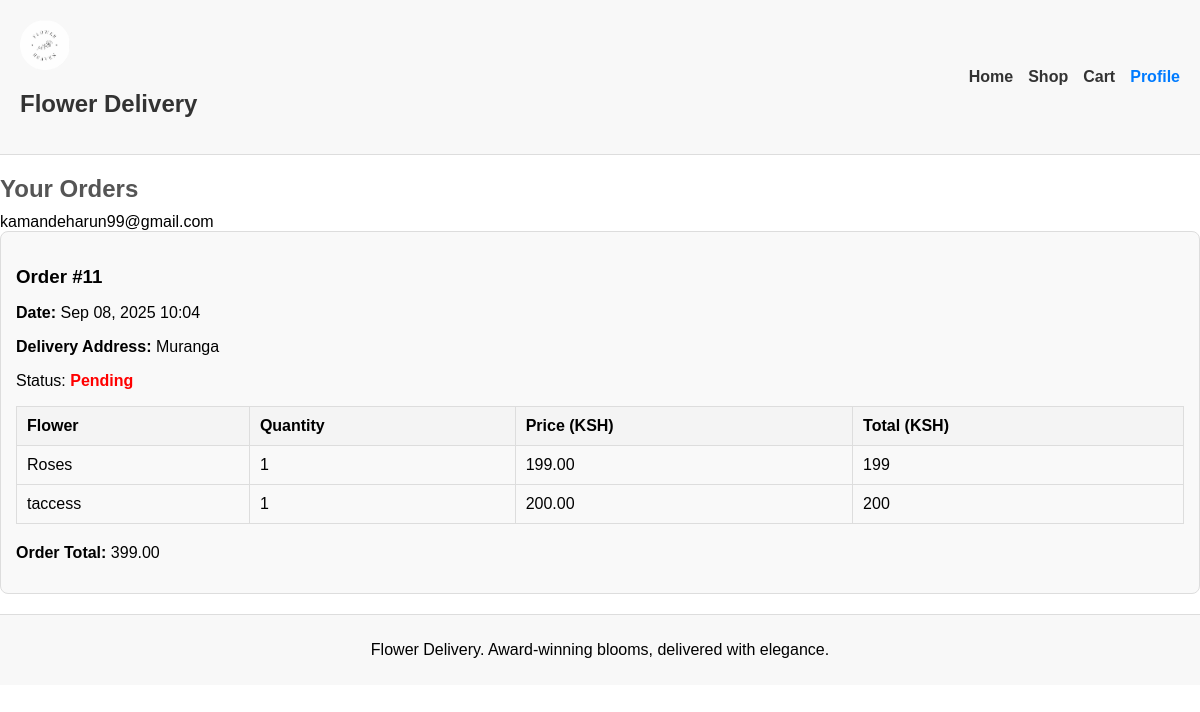
The page /profile/ (signed in) on the database its author committed.
### home/models.py (models this page shows, shortened)
class Users(models.Model):
    date_joined = models.DateTimeField(auto_now_add=True)
    username = models.CharField(max_length=100, unique=False)
    email = models.EmailField(unique=True)
    password = models.CharField(max_length=100)
    profile_photo = models.ImageField(upload_to='profile_photos/', null=True, blank=True)
    user_type = models.CharField(max_length=50 , default='customer')
    def __str__(self):
        return self.username

class Order(models.Model):
    user = models.ForeignKey(Users, on_delete=models.CASCADE, related_name="orders",null=False,default=1)
    date_ordered = models.DateTimeField(auto_now_add=True)
    delivered = models.BooleanField(default=False)
    delivery_address=models.CharField(max_length=255)
    total_price = models.DecimalField(max_digits=10, decimal_places=2, default=0.00,null=False)

class OrderItem(models.Model):
    order=models.ForeignKey(Order, on_delete=models.CASCADE, related_name='items')
    flower=models.ForeignKey(Flower, on_delete=models.CASCADE)
    quantity=models.PositiveIntegerField(default=1)

class Flower(models.Model):
    name=models.CharField(max_length=1000,null=False)
    price=models.DecimalField(max_digits=10, decimal_places=2)
    description=models.TextField(null=True, blank=True)
    image=models.ImageField(upload_to='flowers/', null=True, blank=True)
    remainig=models.IntegerField(default=0)

### home/views.py (the view)
# urls.py: path("profile/", profile, name="profile"),
def profile(request):
    user_id = request.session.get("user_id")
    if not user_id:
        return render(request, "profile.html", {"user": None, "orders": []})
    try:
        user = Users.objects.get(id=user_id)
        orders = (
            user.orders
            .prefetch_related("items__flower")
            .order_by("-date_ordered")
        )
    except Users.DoesNotExist:
        return render(request, "profile.html", {"user": None, "orders": []})
    return render(request, "profile.html", {"user": user, "orders": orders})

### home/templates/profile.html (shortened to what this page needs)
{% load static %}
<!DOCTYPE html>
<html lang="en">
<head>
    <link rel="stylesheet" href="{% static 'css/shoping.css' %}">
</head>
<body>
    <header>
        <div class="logo">
            <img src="{% static 'images/Group-6-modified.png' %}" alt="Flower Delivery Logo">
            <h1>Flower Delivery</h1>
        </div>
        <nav>
            <ul>
                <li><a href="{% url 'home' %}">Home</a></li>
                <li><a href="{% url 'shop' %}">Shop</a></li>
                <li><a href="{% url 'cart' %}">Cart</a></li>
                <li><a href="{% url 'profile' %}" class="active">Profile</a></li>
            </ul>
        </nav>
    </header>
    <section class="profile-container">
        <h2>Your Orders</h2>
        {{ user }}
        {% if orders %}
            {% for order in orders %}
                <div class="order-card">
                    <h3>Order #{{ order.id }}</h3>
                    <p><strong>Date:</strong> {{ order.date_ordered|date:"M d, Y H:i" }}</p>
                    <p><strong>Delivery Address:</strong> {{ order.delivery_address }}</p>
                    <p>Status:
                        {% if order.delivered %}
                            <span class="delivered">Delivered</span>
                        {% else %}
                            <span class="pending">Pending</span>
                        {% endif %}
                    </p>
                    <table>
                        <thead>
                            <tr>
                                <th>Flower</th>
                                <th>Quantity</th>
                                <th>Price (KSH)</th>
                                <th>Total (KSH)</th>
                            </tr>
                        </thead>
                        <tbody>
                            {% for item in order.items.all %}
                                {% widthratio item.flower.price 1 item.quantity as item_total %}
                                <tr>
                                    <td>{{ item.flower.name }}</td>
                                    <td>{{ item.quantity }}</td>
                                    <td>{{ item.flower.price }}</td>
                                    <td>{{ item_total }}</td>
                                </tr>
                            {% endfor %}
                        </tbody>
                    </table>
                    <p><strong>Order Total:</strong> {{ order.total_price }}</p>
                </div>
            {% endfor %}
        {% else %}
            <p>You haven’t placed any orders yet.</p>
        {% endif %}
    </section>
    <footer>
        <p>Flower Delivery. Award-winning blooms, delivered with elegance.</p>
    </footer>
</body>
</html>

### home/static/css/shoping.css (style rules this page uses)
body { font-family: Arial, sans-serif; margin: 0; padding: 0; box-sizing: border-box; }
header { background-color: #f8f8f8; padding: 20px; display: flex; align-items: center; justify-content: space-between; border-bottom: 1px solid #ddd; }
.logo img { height: 50px; margin-right: 10px; }
.logo h1 { font-size: 24px; color: #333; }
nav ul { list-style: none; display: flex; gap: 15px; margin: 0; padding: 0; }
nav ul li a { text-decoration: none; color: #333; font-weight: bold; }
nav ul li a.active { color: #007bff; }
h2 { margin-bottom: 20px; color: #555; }
table { width: 100%; border-collapse: collapse; margin-bottom: 20px; }
table th, table td { border: 1px solid #ddd; padding: 10px; text-align: left; }
table th { background-color: #f4f4f4; }
footer { text-align: center; padding: 10px 0; background-color: #f8f8f8; border-top: 1px solid #ddd; }

### home/templates/profile.html (style rules this page uses)
.pending { color: red; font-weight: bold; }
.order-card { border: 1px solid #ddd; margin-bottom: 20px; padding: 15px; border-radius: 8px; background: #f9f9f9; }
table { width: 100%; border-collapse: collapse; margin-top: 10px; }
table, th, td { border: 1px solid #aaa; }
th, td { padding: 8px; text-align: center; }
h2, h3 { margin-bottom: 10px; }

### rows shown on the page
Users: username "kamandeharun99@gmail.com"
Order: id "11", date_ordered "Sep 08, 2025 10:04", delivery_address "Muranga", delivered "Pending", total_price "399.00"
OrderItem: flower.name "Roses", quantity "1", flower.price "199.00", item_total "199"
OrderItem: flower.name "taccess", quantity "1", flower.price "200.00", item_total "200"
